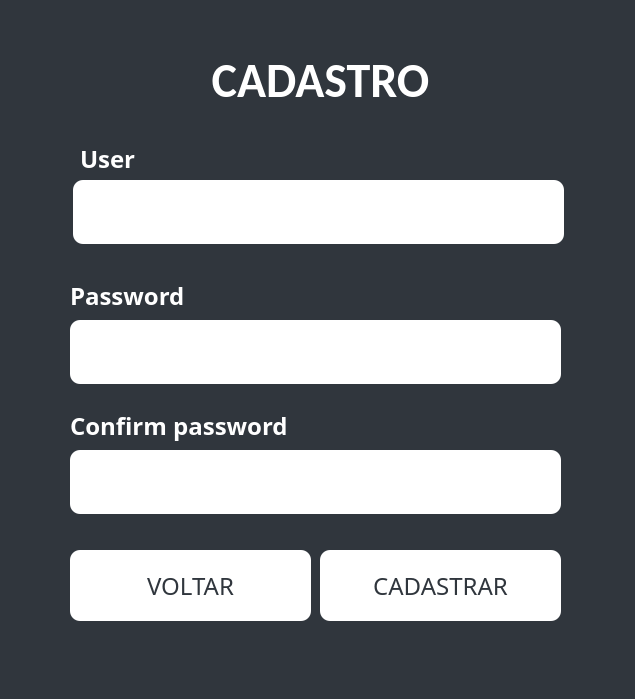
<?xml version="1.0" encoding="UTF-8"?>
<ui version="4.0">
 <class>Cadastro</class>
 <widget class="QWidget" name="Cadastro">
  <property name="geometry">
   <rect>
    <x>0</x>
    <y>0</y>
    <width>635</width>
    <height>699</height>
   </rect>
  </property>
  <property name="windowTitle">
   <string>Cadastro</string>
  </property>
  <property name="styleSheet">
   <string notr="true">background-color: rgb(48, 54, 61);
border-radius: 5px</string>
  </property>
  <widget class="QLabel" name="label">
   <property name="geometry">
    <rect>
     <x>0</x>
     <y>40</y>
     <width>641</width>
     <height>81</height>
    </rect>
   </property>
   <property name="font">
    <font>
     <family>Calibri</family>
     <pointsize>36</pointsize>
     <weight>75</weight>
     <bold>true</bold>
    </font>
   </property>
   <property name="styleSheet">
    <string notr="true">color: rgb(255, 255, 255)</string>
   </property>
   <property name="text">
    <string>CADASTRO</string>
   </property>
   <property name="alignment">
    <set>Qt::AlignCenter</set>
   </property>
  </widget>
  <widget class="QPushButton" name="pushButton_2">
   <property name="geometry">
    <rect>
     <x>320</x>
     <y>550</y>
     <width>241</width>
     <height>71</height>
    </rect>
   </property>
   <property name="font">
    <font>
     <family>Impact</family>
     <pointsize>18</pointsize>
    </font>
   </property>
   <property name="styleSheet">
    <string notr="true">background-color: rgb(255, 255, 255);
color:  rgb(48, 54, 61);
border-radius: 10px;
</string>
   </property>
   <property name="text">
    <string>CADASTRAR</string>
   </property>
  </widget>
  <widget class="QPushButton" name="pushButton">
   <property name="geometry">
    <rect>
     <x>70</x>
     <y>550</y>
     <width>241</width>
     <height>71</height>
    </rect>
   </property>
   <property name="font">
    <font>
     <family>Impact</family>
     <pointsize>18</pointsize>
    </font>
   </property>
   <property name="styleSheet">
    <string notr="true">background-color: rgb(255, 255, 255);
color:  rgb(48, 54, 61);
border-radius: 10px;</string>
   </property>
   <property name="text">
    <string>VOLTAR</string>
   </property>
  </widget>
  <widget class="QLabel" name="label_3">
   <property name="geometry">
    <rect>
     <x>70</x>
     <y>280</y>
     <width>271</width>
     <height>31</height>
    </rect>
   </property>
   <property name="font">
    <font>
     <family>Candara</family>
     <pointsize>18</pointsize>
     <weight>75</weight>
     <bold>true</bold>
    </font>
   </property>
   <property name="styleSheet">
    <string notr="true">color: rgb(255, 255, 255)</string>
   </property>
   <property name="text">
    <string>Password</string>
   </property>
  </widget>
  <widget class="QLabel" name="label_2">
   <property name="geometry">
    <rect>
     <x>80</x>
     <y>143</y>
     <width>161</width>
     <height>31</height>
    </rect>
   </property>
   <property name="font">
    <font>
     <family>Candara</family>
     <pointsize>18</pointsize>
     <weight>75</weight>
     <bold>true</bold>
    </font>
   </property>
   <property name="styleSheet">
    <string notr="true">color: rgb(255, 255, 255)</string>
   </property>
   <property name="text">
    <string>User</string>
   </property>
  </widget>
  <widget class="QTextEdit" name="textEdit">
   <property name="geometry">
    <rect>
     <x>73</x>
     <y>180</y>
     <width>491</width>
     <height>64</height>
    </rect>
   </property>
   <property name="styleSheet">
    <string notr="true">background-color: rgb(255, 255, 255);
border-radius: 10px;</string>
   </property>
  </widget>
  <widget class="QTextEdit" name="textEdit_2">
   <property name="geometry">
    <rect>
     <x>70</x>
     <y>320</y>
     <width>491</width>
     <height>64</height>
    </rect>
   </property>
   <property name="styleSheet">
    <string notr="true">background-color: rgb(255, 255, 255);
border-radius: 10px;</string>
   </property>
  </widget>
  <widget class="QTextEdit" name="textEdit_3">
   <property name="geometry">
    <rect>
     <x>70</x>
     <y>450</y>
     <width>491</width>
     <height>64</height>
    </rect>
   </property>
   <property name="styleSheet">
    <string notr="true">background-color: rgb(255, 255, 255);
border-radius: 10px;</string>
   </property>
  </widget>
  <widget class="QLabel" name="label_4">
   <property name="geometry">
    <rect>
     <x>70</x>
     <y>410</y>
     <width>501</width>
     <height>31</height>
    </rect>
   </property>
   <property name="font">
    <font>
     <family>Candara</family>
     <pointsize>18</pointsize>
     <weight>75</weight>
     <bold>true</bold>
    </font>
   </property>
   <property name="styleSheet">
    <string notr="true">color: rgb(255, 255, 255)</string>
   </property>
   <property name="text">
    <string>Confirm password</string>
   </property>
  </widget>
 </widget>
 <resources/>
 <connections/>
</ui>
